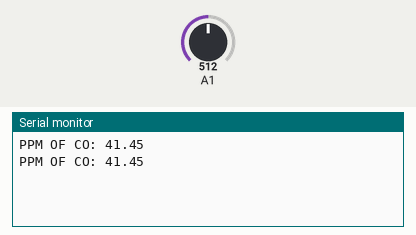
The sketch below on a simulated Arduino Uno, built with avr-gcc and run on an emulated ATmega328P. On the bench: the last lines printed to the serial monitor. The inputs (shaded band) are chosen by the test bench; at power-on: A1 = 512.

Above: at 1.8 s.
1.9 s: A1 set to 716
At 2.8 s:
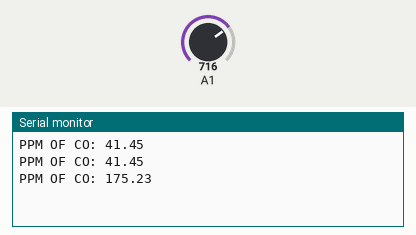
3.4 s: A1 set to 900
At 4.8 s:
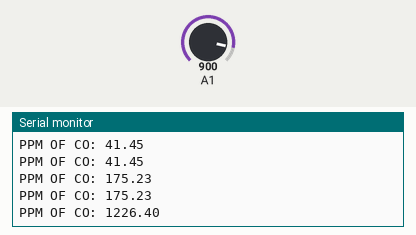
Timing chart, 0 to 6.4 s (numbered marks = the images above; inputs shaded):
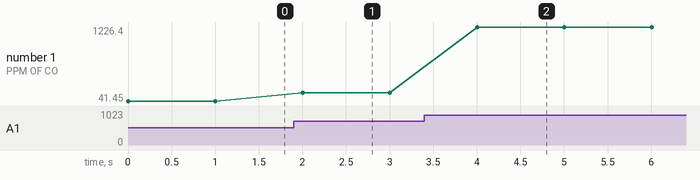

Measured:
- after the input at 1.9 s, the serial monitor: prints a new line after 0.10 s (image 1)
- after the input at 3.4 s, the serial monitor: prints a new line after 0.61 s (image 2)
- plotted number 1: 41.45 → 175.23 after the input at 1.9 s, 175.23 → 1226.4 after the input at 3.4 s

The sketch:

MQ7_Carbon_monoxide.ino
```cpp
float RS_gas = 0;
float ratio = 0;
float sensorValue = 0;
float sensor_volt = 0;
float R0 = 13600.0;

void setup() {
 Serial.begin(9600);
}

void loop() {

   //FOR CARBON MONOXIDE
   sensorValue = analogRead(A1);
   sensor_volt = sensorValue/1024*5.0;
   RS_gas = (5.0-sensor_volt)/sensor_volt;
   ratio = RS_gas/R0; //Replace R0 with the value found using the sketch above
   float x = 1538.46 * ratio;
   float ppm = pow(x,-1.709);
   Serial.print("PPM OF CO: ");
   Serial.println(ppm);
   delay(1000);
}
```
